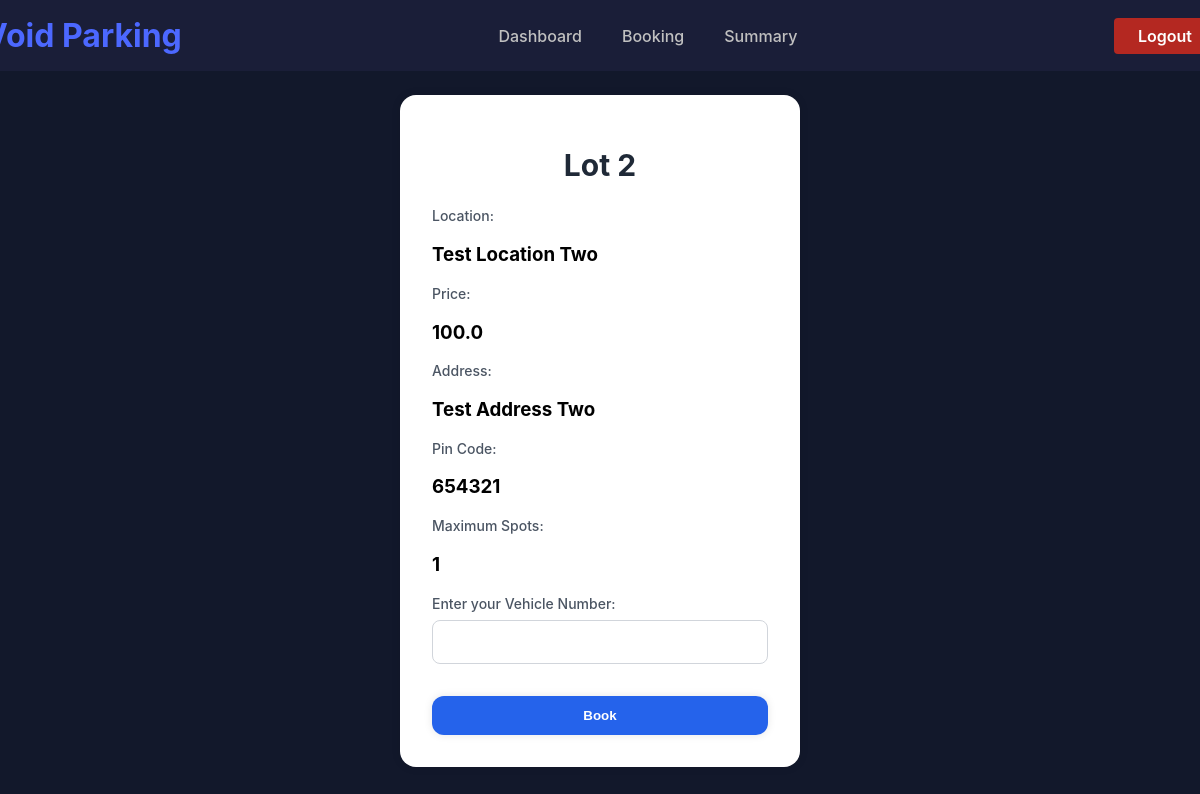
Page /user/book/2 on the earlier database version.
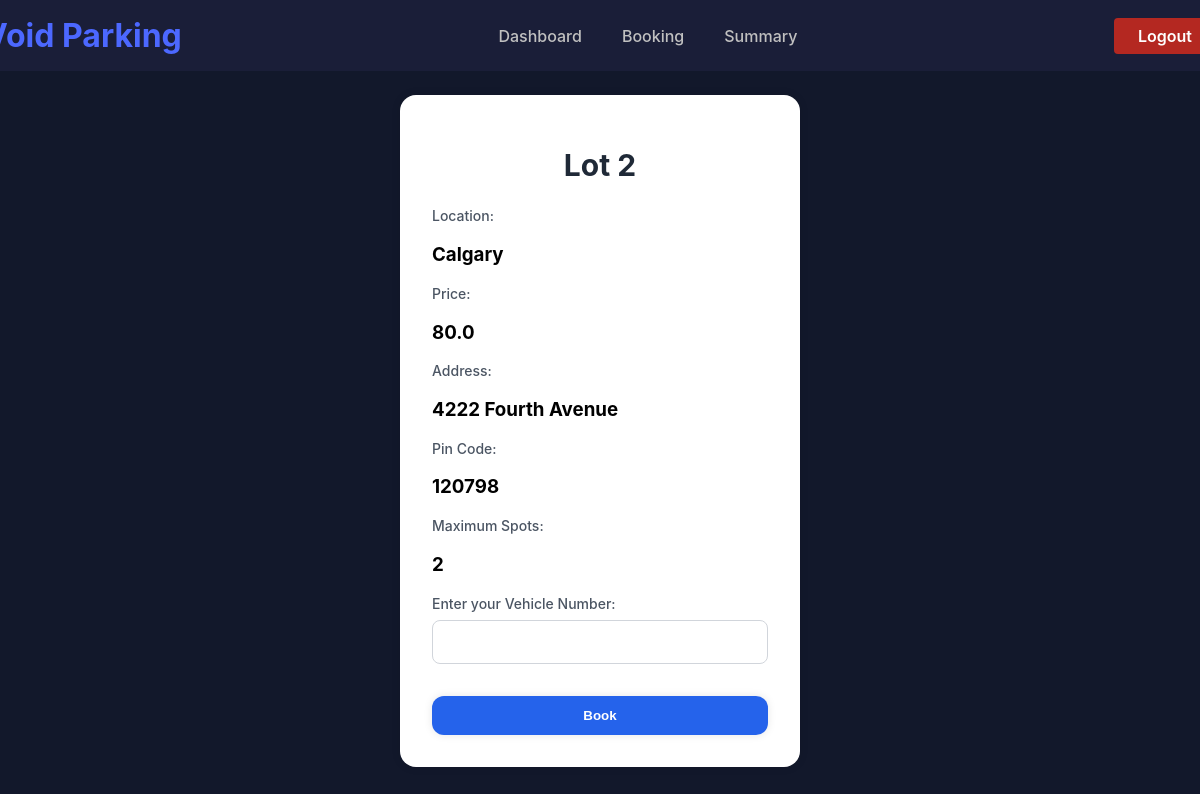
Same page on the later database version.
### backend/models.py (models this page shows)
class ParkingLot(db.Model):
  __tablename__ = 'parkinglot'
  id = db.Column(db.Integer, primary_key=True)
  location = db.Column(db.String, nullable=False)
  price = db.Column(db.Float, nullable=False)
  address = db.Column(db.String, nullable=False, unique=True)
  pincode = db.Column(db.String, nullable=False)
  max_spots = db.Column(db.Integer, nullable=False)
  spots = db.relationship('ParkingSpot', backref='lot', cascade='all, delete')

### backend/routes.py (the view)
@main.route('/user/book/<int:lot_id>', methods=['GET', 'POST'])
def book(lot_id):
  lot = ParkingLot.query.get(lot_id)
  if request.method == 'POST':
    user_id = session.get('user_id')
    if not user_id:
      return redirect(url_for('main.login'))
    booking = Reserved.query.filter_by(user_id=user_id, leaving_timestamp=None).first()
    if booking:
      return render_template('/user/user_error.html',
                             message='You have already booked a spot. Release it first.')
    lot_id = request.form['lot_id']
    vehicle_num = request.form['vehicle_num']
    spot = ParkingSpot.query.filter_by(lot_id=lot_id, status='A').first()
    if not spot:
      return render_template('/user/user_error.html', message='No available spots in this lot.')
    new_booking = Reserved(user_id=user_id, spot_id=spot.id, vehicle_num=vehicle_num, parking_timestamp=datetime.now())
    spot.status = 'O'
    db.session.add(new_booking)
    db.session.commit()
    return redirect(url_for('main.user_dashboard'))
  else:
    return render_template('/user/book.html', lot=lot)

### templates/user/book.html (shortened to what this page needs)
{% extends '/user/user_base.html' %}
{% block content %}
<div class="center-content">
  <form method="POST" action="{{ url_for('main.book', lot_id=lot.id) }}" class="card">
    <h1 class="card-title">Lot {{ lot.id }} </h1>
    <div class="form-group">
      <label class="form-label"> Location: </label>
      <h3> {{ lot.location }} </h3>
      <label class="form-label"> Price: </label>
      <h3> {{ lot.price }} </h3>
      <label class="form-label"> Address: </label>
      <h3> {{ lot.address }} </h3>
      <label class="form-label"> Pin Code: </label>
      <h3> {{ lot.pincode }} </h3>
      <label class="form-label"> Maximum Spots: </label>
      <h3> {{ lot.max_spots }} </h3>
      <label class="form-label"> Enter your Vehicle Number: </label>
      <input type="text" name="vehicle_num" class="form-input" required>
    </div>
    <button type="submit" class="form-button">Book</button>
  </form>
</div>
{% endblock %}

Differences in the rows shown:
changed ParkingLot id 2: location "Test Location Two" → "Calgary"; price "100.0" → "80.0"; address "Test Address Two" → "4222 Fourth Avenue"; pincode "654321" → "120798"; max_spots "1" → "2"
